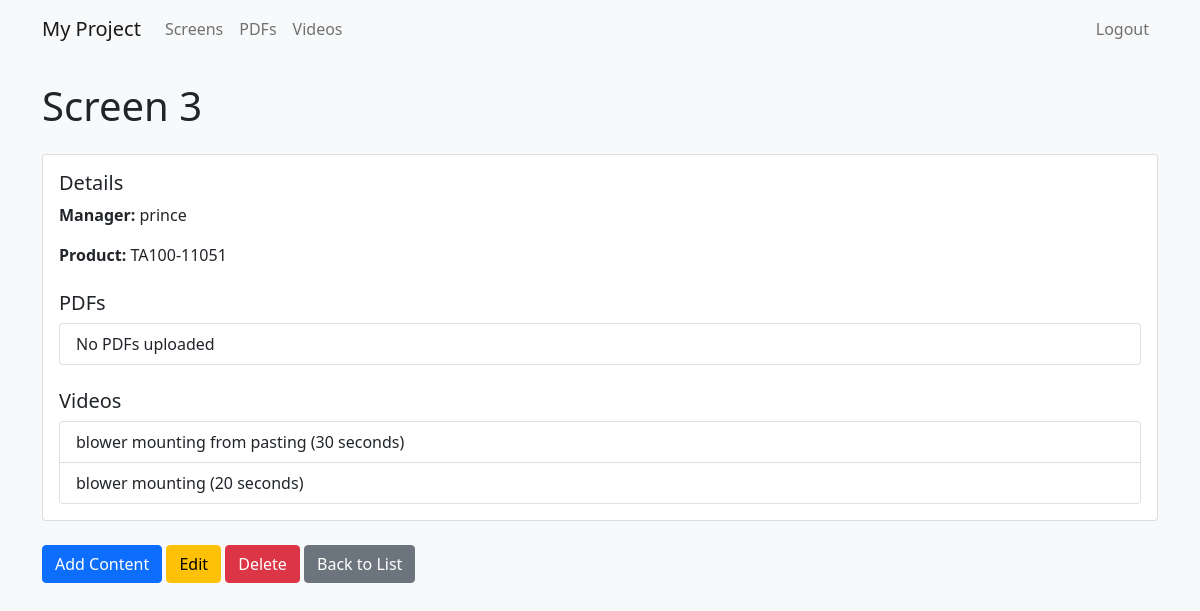
/screens/3/ (signed in), run on the app's committed database.
### screen_app/models.py (models this page shows, shortened)
class Screen(models.Model):
    screen_id = models.AutoField(primary_key=True)
    manager = models.ForeignKey(User, on_delete=models.CASCADE, default=None)
    product = models.ForeignKey(Product, on_delete=models.CASCADE)
    upload_pdf = models.ManyToManyField(PDFFile, blank=True)
    upload_video = models.ManyToManyField(VideoFile, blank=True)

class Product(models.Model):
    TA_CHOICES = [
        ('TA100-70020', 'TA100-70020'),
        ('TA100-11050', 'TA100-11050'),
        ('TA100-11051', 'TA100-11051'),
        ('TA100-11052', 'TA100-11052'),
        ('TA100-11053', 'TA100-11053'),
        ('TA100-11054', 'TA100-11054'),
        ('TA100-11055', 'TA100-11055'),
        ('TA100-11056', 'TA100-11056'),
        ('TA100-11057', 'TA100-11057'),
        ('TA100-11058', 'TA100-11058'),
    ]
    name = models.CharField(
        max_length=15,
        choices=TA_CHOICES,
        default='TA100-70020',
    )
    status_choices = [
        ('RUNNING', 'Running'),
        ('STOPPED', 'Stopped'),
    ]
    status = models.CharField(max_length=10, choices=status_choices, default='STOPPED')
    def __str__(self):
        return self.name

class VideoFile(models.Model):
    video_duration = models.IntegerField(default=20,help_text="Duration of video in seconds")
    video_name = models.CharField(max_length=100,default='TA100-70020' ,help_text="Name of Media file")
    video_file = models.FileField(upload_to='static/media/Videos_files/')
    uploaded_at = models.DateTimeField(default=timezone.now)

### screen_app/views.py (the view)
# urls.py: path('screens/<int:pk>/', views.ScreenDetailView.as_view(), name='screen_detail'),
@staff_member_required_cbv
class ScreenDetailView(DetailView):
    model = Screen
    template_name = 'CRUD/screen_detail.html'

### screen_app/templates/CRUD/screen_detail.html (shortened to what this page needs)
{% extends 'base.html' %}
{% block content %}
<h1 class="mb-4">Screen {{ screen.screen_id }}</h1>
<div class="card">
    <div class="card-body">
        <h5 class="card-title">Details</h5>
        <p><strong>Manager:</strong> {{ screen.manager }}</p>
        <p><strong>Product:</strong> {{ screen.product }}</p>
        <h5 class="mt-4">PDFs</h5>
        <ul class="list-group">
            {% for pdf in screen.upload_pdf.all %}
            <li class="list-group-item">{{ pdf.pdf_name }} ({{ pdf.pdf_duration }} seconds)</li>
            {% empty %}
            <li class="list-group-item">No PDFs uploaded</li>
            {% endfor %}
        </ul>
        <h5 class="mt-4">Videos</h5>
        <ul class="list-group">
            {% for video in screen.upload_video.all %}
            <li class="list-group-item">{{ video.video_name }} ({{ video.video_duration }} seconds)</li>
            {% empty %}
            <li class="list-group-item">No videos uploaded</li>
            {% endfor %}
        </ul>
    </div>
</div>
<div class="mt-4">
    <a href="{% url 'add_content_to_screen' screen.pk %}" class="btn btn-primary">Add Content</a>
    <a href="{% url 'screen_update' screen.pk %}" class="btn btn-warning">Edit</a>
    <a href="{% url 'screen_delete' screen.pk %}" class="btn btn-danger">Delete</a>
    <a href="{% url 'screen_list' %}" class="btn btn-secondary">Back to List</a>
</div>
{% endblock %}

### static/css/style.css (style rules this page uses)
body { background-color: #f8f9fa; }

### data on the page
Screen: screen_id "3", manager "prince", product "TA100-11051"
VideoFile: video_name "blower mounting from pasting", video_duration "30"
VideoFile: video_name "blower mounting", video_duration "20"
